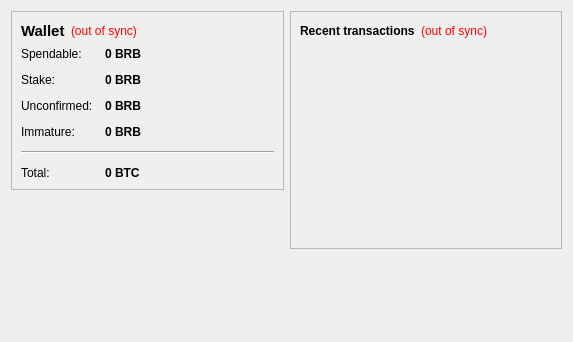
<?xml version="1.0" encoding="UTF-8"?>
<ui version="4.0">
 <class>OverviewPage</class>
 <widget class="QWidget" name="OverviewPage">
  <property name="geometry">
   <rect>
    <x>0</x>
    <y>0</y>
    <width>573</width>
    <height>342</height>
   </rect>
  </property>
  <property name="windowTitle">
   <string>Form</string>
  </property>
  <layout class="QHBoxLayout" name="horizontalLayout" stretch="1,1">
   <item>
    <layout class="QVBoxLayout" name="verticalLayout_2">
     <item>
      <widget class="QFrame" name="frame">
       <property name="frameShape">
        <enum>QFrame::StyledPanel</enum>
       </property>
       <property name="frameShadow">
        <enum>QFrame::Raised</enum>
       </property>
       <layout class="QVBoxLayout" name="verticalLayout_4">
        <item>
         <layout class="QHBoxLayout" name="horizontalLayout_4">
          <item>
           <widget class="QLabel" name="label_5">
            <property name="font">
             <font>
              <pointsize>11</pointsize>
              <weight>75</weight>
              <bold>true</bold>
             </font>
            </property>
            <property name="text">
             <string>Wallet</string>
            </property>
           </widget>
          </item>
          <item>
           <widget class="QLabel" name="labelWalletStatus">
            <property name="toolTip">
             <string>The displayed information may be out of date. Your wallet automatically synchronizes with the BREAKBITS network after a connection is established, but this process has not completed yet.</string>
            </property>
            <property name="styleSheet">
             <string notr="true">QLabel { color: red; }</string>
            </property>
            <property name="text">
             <string notr="true">(out of sync)</string>
            </property>
            <property name="alignment">
             <set>Qt::AlignLeading|Qt::AlignLeft|Qt::AlignVCenter</set>
            </property>
           </widget>
          </item>
          <item>
           <spacer name="horizontalSpacer_2">
            <property name="orientation">
             <enum>Qt::Horizontal</enum>
            </property>
            <property name="sizeHint" stdset="0">
             <size>
              <width>40</width>
              <height>20</height>
             </size>
            </property>
           </spacer>
          </item>
         </layout>
        </item>
        <item>
         <layout class="QFormLayout" name="formLayout_2">
          <property name="fieldGrowthPolicy">
           <enum>QFormLayout::AllNonFixedFieldsGrow</enum>
          </property>
          <property name="horizontalSpacing">
           <number>12</number>
          </property>
          <property name="verticalSpacing">
           <number>12</number>
          </property>
          <item row="0" column="0">
           <widget class="QLabel" name="label">
            <property name="text">
             <string>Spendable:</string>
            </property>
           </widget>
          </item>
          <item row="0" column="1">
           <widget class="QLabel" name="labelBalance">
            <property name="font">
             <font>
              <weight>75</weight>
              <bold>true</bold>
             </font>
            </property>
            <property name="cursor">
             <cursorShape>IBeamCursor</cursorShape>
            </property>
            <property name="toolTip">
             <string>Your current spendable balance</string>
            </property>
            <property name="text">
             <string notr="true">0 BRB</string>
            </property>
            <property name="textInteractionFlags">
             <set>Qt::LinksAccessibleByMouse|Qt::TextSelectableByKeyboard|Qt::TextSelectableByMouse</set>
            </property>
           </widget>
          </item>
          <item row="1" column="0">
           <widget class="QLabel" name="label_6">
            <property name="text">
             <string>Stake:</string>
            </property>
           </widget>
          </item>
          <item row="1" column="1">
           <widget class="QLabel" name="labelStake">
            <property name="font">
             <font>
              <weight>75</weight>
              <bold>true</bold>
             </font>
            </property>
            <property name="cursor">
             <cursorShape>IBeamCursor</cursorShape>
            </property>
            <property name="toolTip">
             <string>Total of coins that was staked, and do not yet count toward the current balance</string>
            </property>
            <property name="text">
             <string notr="true">0 BRB</string>
            </property>
            <property name="textInteractionFlags">
             <set>Qt::LinksAccessibleByMouse|Qt::TextSelectableByKeyboard|Qt::TextSelectableByMouse</set>
            </property>
           </widget>
          </item>
          <item row="2" column="0">
           <widget class="QLabel" name="label_3">
            <property name="text">
             <string>Unconfirmed:</string>
            </property>
           </widget>
          </item>
          <item row="2" column="1">
           <widget class="QLabel" name="labelUnconfirmed">
            <property name="font">
             <font>
              <weight>75</weight>
              <bold>true</bold>
             </font>
            </property>
            <property name="cursor">
             <cursorShape>IBeamCursor</cursorShape>
            </property>
            <property name="toolTip">
             <string>Total of transactions that have yet to be confirmed, and do not yet count toward the current balance</string>
            </property>
            <property name="text">
             <string notr="true">0 BRB</string>
            </property>
            <property name="textInteractionFlags">
             <set>Qt::LinksAccessibleByMouse|Qt::TextSelectableByKeyboard|Qt::TextSelectableByMouse</set>
            </property>
           </widget>
          </item>
          <item row="3" column="0">
           <widget class="QLabel" name="labelImmatureText">
            <property name="text">
             <string>Immature:</string>
            </property>
           </widget>
          </item>
          <item row="3" column="1">
           <widget class="QLabel" name="labelImmature">
            <property name="font">
             <font>
              <weight>75</weight>
              <bold>true</bold>
             </font>
            </property>
            <property name="toolTip">
             <string>Mined balance that has not yet matured</string>
            </property>
            <property name="text">
             <string notr="true">0 BRB</string>
            </property>
            <property name="textInteractionFlags">
             <set>Qt::LinksAccessibleByMouse|Qt::TextSelectableByKeyboard|Qt::TextSelectableByMouse</set>
            </property>
           </widget>
          </item>
          <item row="4" column="0" colspan="2">
           <widget class="Line" name="line">
            <property name="orientation">
             <enum>Qt::Horizontal</enum>
            </property>
           </widget>
          </item>
          <item row="5" column="0">
           <widget class="QLabel" name="labelTotalText">
            <property name="text">
             <string>Total:</string>
            </property>
           </widget>
          </item>
          <item row="5" column="1">
           <widget class="QLabel" name="labelTotal">
            <property name="font">
             <font>
              <weight>75</weight>
              <bold>true</bold>
             </font>
            </property>
            <property name="cursor">
             <cursorShape>IBeamCursor</cursorShape>
            </property>
            <property name="toolTip">
             <string>Your current total balance</string>
            </property>
            <property name="text">
             <string notr="true">0 BTC</string>
            </property>
            <property name="textInteractionFlags">
             <set>Qt::LinksAccessibleByMouse|Qt::TextSelectableByKeyboard|Qt::TextSelectableByMouse</set>
            </property>
           </widget>
          </item>
         </layout>
        </item>
       </layout>
      </widget>
     </item>
     <item>
      <spacer name="verticalSpacer">
       <property name="orientation">
        <enum>Qt::Vertical</enum>
       </property>
       <property name="sizeHint" stdset="0">
        <size>
         <width>20</width>
         <height>40</height>
        </size>
       </property>
      </spacer>
     </item>
    </layout>
   </item>
   <item>
    <layout class="QVBoxLayout" name="verticalLayout_3">
     <item>
      <widget class="QFrame" name="frame_2">
       <property name="frameShape">
        <enum>QFrame::StyledPanel</enum>
       </property>
       <property name="frameShadow">
        <enum>QFrame::Raised</enum>
       </property>
       <layout class="QVBoxLayout" name="verticalLayout">
        <item>
         <layout class="QHBoxLayout" name="horizontalLayout_2">
          <item>
           <widget class="QLabel" name="label_4">
            <property name="text">
             <string>&lt;b&gt;Recent transactions&lt;/b&gt;</string>
            </property>
           </widget>
          </item>
          <item>
           <widget class="QLabel" name="labelTransactionsStatus">
            <property name="toolTip">
             <string>The displayed information may be out of date. Your wallet automatically synchronizes with the BREAKBITS network after a connection is established, but this process has not completed yet.</string>
            </property>
            <property name="styleSheet">
             <string notr="true">QLabel { color: red; }</string>
            </property>
            <property name="text">
             <string notr="true">(out of sync)</string>
            </property>
            <property name="alignment">
             <set>Qt::AlignRight|Qt::AlignTrailing|Qt::AlignVCenter</set>
            </property>
           </widget>
          </item>
          <item>
           <spacer name="horizontalSpacer">
            <property name="orientation">
             <enum>Qt::Horizontal</enum>
            </property>
            <property name="sizeHint" stdset="0">
             <size>
              <width>40</width>
              <height>20</height>
             </size>
            </property>
           </spacer>
          </item>
         </layout>
        </item>
        <item>
         <widget class="QListView" name="listTransactions">
          <property name="styleSheet">
           <string notr="true">QListView { background: transparent; }</string>
          </property>
          <property name="frameShape">
           <enum>QFrame::NoFrame</enum>
          </property>
          <property name="verticalScrollBarPolicy">
           <enum>Qt::ScrollBarAlwaysOff</enum>
          </property>
          <property name="horizontalScrollBarPolicy">
           <enum>Qt::ScrollBarAlwaysOff</enum>
          </property>
          <property name="selectionMode">
           <enum>QAbstractItemView::NoSelection</enum>
          </property>
         </widget>
        </item>
       </layout>
      </widget>
     </item>
     <item>
      <spacer name="verticalSpacer_2">
       <property name="orientation">
        <enum>Qt::Vertical</enum>
       </property>
       <property name="sizeHint" stdset="0">
        <size>
         <width>20</width>
         <height>40</height>
        </size>
       </property>
      </spacer>
     </item>
    </layout>
   </item>
  </layout>
 </widget>
 <resources/>
 <connections/>
</ui>
